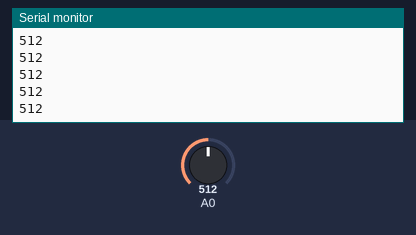
Simulated run of this sketch. Board: Arduino Uno, built with avr-gcc and run on an emulated ATmega328P. On the bench: the last lines printed to the serial monitor. The test bench sets the inputs (shaded band); at power-on: A0 = 512.

Above: at 1.2 s.
1.3 s: A0 set to 716
At 1.9 s:
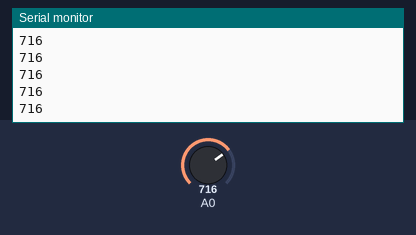
2.8 s: A0 set to 900
At 3.9 s:
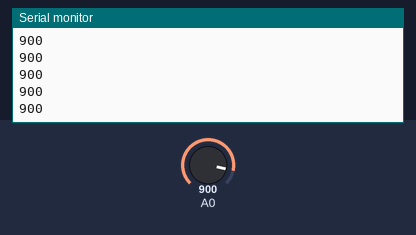
Timing chart, 0 to 5.8 s (numbered marks = the images above; inputs shaded):
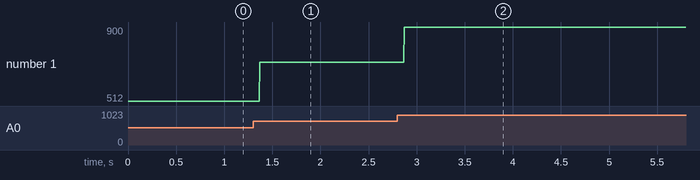

The sketch:

create_workshop_01072019.ino
```cpp
void setup() {
  // put your setup code here, to run once:

  Serial.begin(9600);
  //Serial is the monitor which receives sensory information from the arduino through the 'serial' USB cable
  //9600 is the board rate (bits/second)


}

void loop() {
  // put your main code here, to run repeatedly:

  int light_pin = analogRead(A0);
  //A0 is a pin on the Arduino board, most top left
  //We use analog read because A0 stands for Analog, whereas D0 would stand for Digital

  Serial.println(light_pin);
}
```

Measured:
- after the input at 1.3 s, the serial monitor: prints a new line after 0.07 s (image 1)
- after the input at 2.8 s, the serial monitor: prints a new line after 0.07 s (image 2)
- plotted number 1: 512 → 716 after the input at 1.3 s, 716 → 900 after the input at 2.8 s
